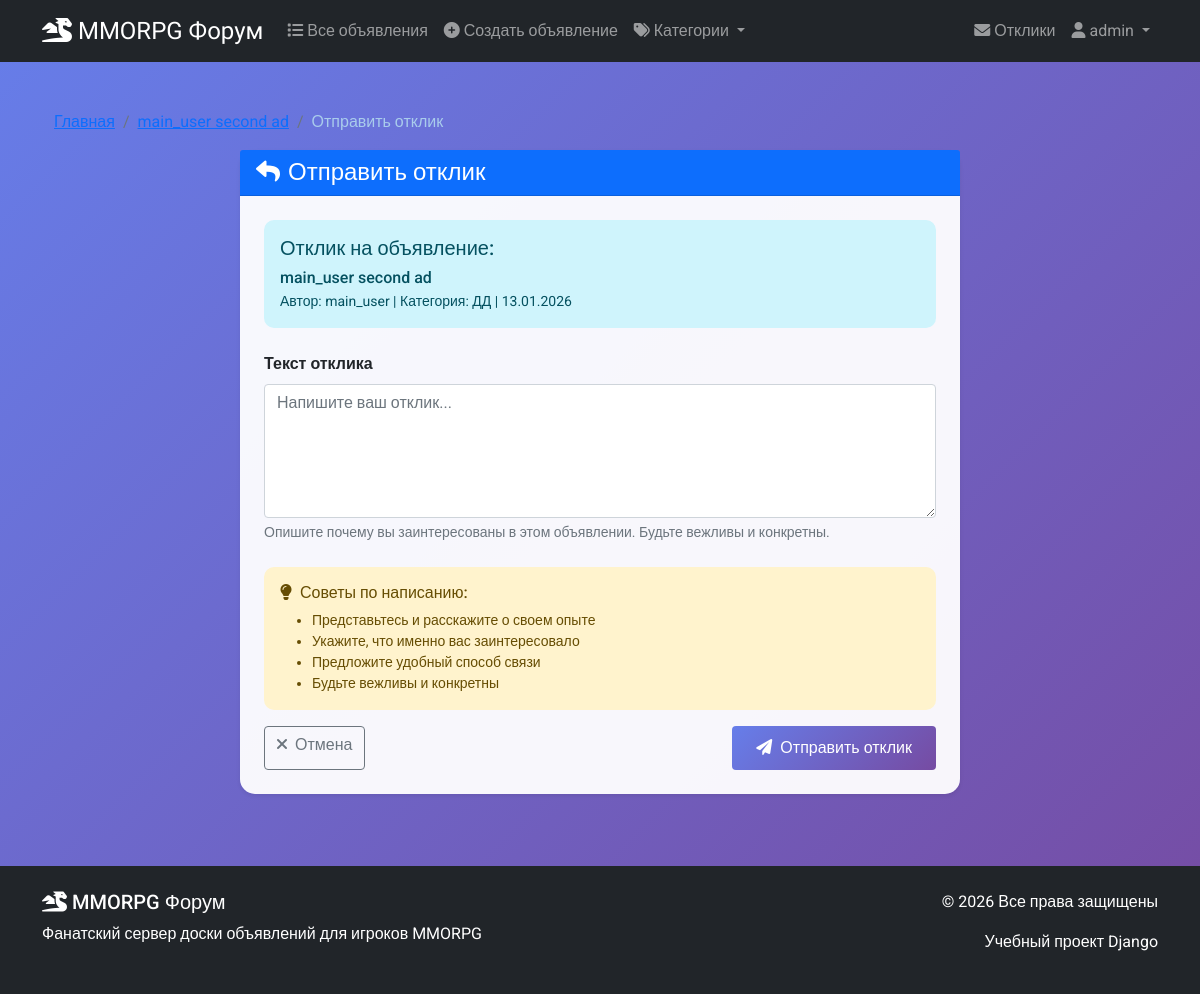
Page /bulletin-board/ad/2/send-response/ (signed in) on the committed database.
### board/models.py (models this page shows, shortened)
class Ad(models.Model):
    title = models.CharField(max_length=200)
    content = models.TextField()
    image = models.ImageField(upload_to='ads_images/', blank=True, null=True)
    file = models.FileField(upload_to='ads_files/', blank=True, null=True)
    author = models.ForeignKey(User, on_delete=models.CASCADE)
    category = models.ForeignKey(Category, on_delete=models.CASCADE)
    created = models.DateTimeField(auto_now_add=True)
    update = models.DateTimeField(auto_now=True)
    is_active = models.BooleanField(default=True)
    class Meta:
        ordering = ['-created']

class Category(models.Model):
    name = models.CharField(max_length=100, unique = True)

### board/views.py (the view)
# urls.py: path('ad/<int:ad_pk>/send-response/', views.send_response_view, name='send_response'),
@login_required
def send_response_view(request, ad_pk):
    ad = get_object_or_404(Ad, pk=ad_pk)
    if ad.author == request.user:
        messages.error(request, 'Вы не можете оставлять отклики на свои объявления')
        return redirect('ad_detail', pk=ad.pk)
    if Response.objects.filter(ad=ad, from_user=request.user).exists():
        messages.error(request, 'Вы уже оставляли отклик на это объявление')
        return redirect('ad_detail', pk=ad.pk)
    if request.method == 'POST':
        form = ResponseForm(request.POST)
        if form.is_valid():
            response = form.save(commit=False)
            response.ad = ad
            response.from_user = request.user
            response.save()
            messages.success(request, 'Ваш отклик успешно отправлен!')
            return redirect('ad_detail', pk=ad.pk)
    else:
        form = ResponseForm()
    context = {
        'form': form,
        'ad': ad,
    }
    return render(request, 'board/responses/send.html', context)

### board/forms.py
class ResponseForm(forms.ModelForm):
    class Meta:
        model = Response
        fields = ['text']
        widgets = {
            'text': forms.Textarea(attrs={
                'class': 'form-control',
                'rows': 5,
                'placeholder': 'Напишите ваш отклик...',
                'style': 'resize: vertical; min-height: 120px;'
            }),
        }
        labels = {
            'text': 'Текст отклика',
        }

### templates/board/responses/send.html (shortened to what this page needs)
{% extends 'base.html' %}
{% load static %}
{% block content %}
<div class="container py-4">
    <nav aria-label="breadcrumb">
        <ol class="breadcrumb">
            <li class="breadcrumb-item"><a href="{% url 'ad_list' %}">Главная</a></li>
            <li class="breadcrumb-item"><a href="{% url 'ad_detail' ad.pk %}">{{ ad.title|truncatechars:30 }}</a></li>
            <li class="breadcrumb-item active">Отправить отклик</li>
        </ol>
    </nav>
    <div class="row justify-content-center">
        <div class="col-lg-8">
            <div class="card shadow-sm">
                <div class="card-header bg-primary text-white">
                    <h1 class="h4 mb-0">
                        <i class="fas fa-reply me-2"></i>Отправить отклик
                    </h1>
                </div>
                <div class="card-body p-4">
                    <div class="alert alert-info mb-4">
                        <h5 class="alert-heading">Отклик на объявление:</h5>
                        <h6 class="mb-1">{{ ad.title }}</h6>
                        <p class="small mb-0">
                            Автор: {{ ad.author.username }} |
                            Категория: {{ ad.category.name }} |
                            {{ ad.created|date:"d.m.Y" }}
                        </p>
                    </div>
                    <form method="post">
                        <div class="mb-4">
                            <label for="{{ form.text.id_for_label }}" class="form-label fw-bold">
                                Текст отклика
                            </label>
                            {{ form.text }}
                            <div class="form-text">
                                Опишите почему вы заинтересованы в этом объявлении.
                                Будьте вежливы и конкретны.
                            </div>
                        </div>
                        <div class="alert alert-warning">
                            <h6 class="alert-heading">
                                <i class="fas fa-lightbulb me-2"></i>Советы по написанию:
                            </h6>
                            <ul class="mb-0 small">
                                <li>Представьтесь и расскажите о своем опыте</li>
                                <li>Укажите, что именно вас заинтересовало</li>
                                <li>Предложите удобный способ связи</li>
                                <li>Будьте вежливы и конкретны</li>
                            </ul>
                        </div>
                        <div class="d-flex justify-content-between">
                            <a href="{% url 'ad_detail' ad.pk %}" class="btn btn-outline-secondary">
                                <i class="fas fa-times me-2"></i>Отмена
                            </a>
                            <button type="submit" class="btn btn-primary px-4">
                                <i class="fas fa-paper-plane me-2"></i>Отправить отклик
                            </button>
                        </div>
                    </form>
                </div>
            </div>
        </div>
    </div>
</div>
{% endblock %}

### templates/base.html (shortened to what this page needs)
<!DOCTYPE html>
<html lang="ru">
<head>
    <link href="https://cdn.jsdelivr.net/npm/bootstrap@5.1.3/dist/css/bootstrap.min.css" rel="stylesheet">
    <link rel="stylesheet" href="https://cdnjs.cloudflare.com/ajax/libs/font-awesome/6.0.0/css/all.min.css">
    {% load static %}
    <link rel="stylesheet" href="{% static 'css/style.css' %}">
</head>
<body>
    <nav class="navbar navbar-expand-lg navbar-dark bg-dark">
        <div class="container">
            <a class="navbar-brand" href="{% url 'home' %}">
                <i class="fas fa-dragon"></i> MMORPG Форум
            </a>
            <div class="collapse navbar-collapse" id="navbarNav">
                <ul class="navbar-nav me-auto">
                    <li class="nav-item">
                        <a class="nav-link" href="{% url 'ad_list' %}">
                            <i class="fas fa-list"></i> Все объявления
                        </a>
                    </li>
                    <li class="nav-item">
                        <a class="nav-link" href="{% url 'ad_create' %}">
                            <i class="fas fa-plus-circle"></i> Создать объявление
                        </a>
                    </li>
                    <li class="nav-item dropdown">
                        <a class="nav-link dropdown-toggle" href="#" id="categoryDropdown" role="button" data-bs-toggle="dropdown">
                            <i class="fas fa-tags"></i> Категории
                        </a>
                    </li>
                </ul>
                <ul class="navbar-nav">
                    {% if user.is_authenticated %}
                        <li class="nav-item">
                            <a class="nav-link" href="{% url 'my_responses' %}">
                                <i class="fas fa-envelope"></i> Отклики
                            </a>
                        </li>
                        <li class="nav-item dropdown">
                            <a class="nav-link dropdown-toggle" href="#" id="userDropdown" role="button" data-bs-toggle="dropdown">
                                <i class="fas fa-user"></i> {{ user.username }}
                            </a>
                        </li>
                    {% endif %}
                </ul>
            </div>
        </div>
    </nav>
    <main class="container my-4">
        {% block content %}{% endblock %}
    </main>
    <footer class="bg-dark text-white py-4 mt-5">
        <div class="container">
            <div class="row">
                <div class="col-md-6">
                    <h5><i class="fas fa-dragon"></i> MMORPG Форум</h5>
                    <p>Фанатский сервер доски объявлений для игроков MMORPG</p>
                </div>
                <div class="col-md-6 text-end">
                    <p>&copy; {% now "Y" %} Все права защищены</p>
                    <p>Учебный проект Django</p>
                </div>
            </div>
        </div>
    </footer>
</body>
</html>

### static/css/style.css (style rules this page uses)
:root { --primary-color: #2c3e50; --secondary-color: #3498db; --accent-color: #e74c3c; --success-color: #27ae60; --warning-color: #f39c12; --dark-bg: #1a252f; }
body { font-family: 'Roboto', sans-serif; background: linear-gradient(135deg, #667eea 0%, #764ba2 100%); min-height: 100vh; background-attachment: fixed; }
.navbar-brand { font-family: 'MedievalSharp', cursive; font-size: 1.5rem; }
.card { border: none; border-radius: 15px; box-shadow: 0 4px 6px rgba(0, 0, 0, 0.1); transition: transform 0.3s ease, box-shadow 0.3s ease; background: rgba(255, 255, 255, 0.95); }
.btn-primary { background: linear-gradient(135deg, #667eea 0%, #764ba2 100%); border: none; padding: 10px 25px; }
.alert { border-radius: 10px; border: none; }
.breadcrumb-item.active { color: #a9ccec; }
.nav-link { display: block; padding: .5rem 1rem; color: #c9d9f2; }

### rows in the picture
Ad: title "main_user second ad", author.username "main_user", category.name "ДД", created "13.01.2026"

### other values in the picture
{{ user.username }} "admin"
